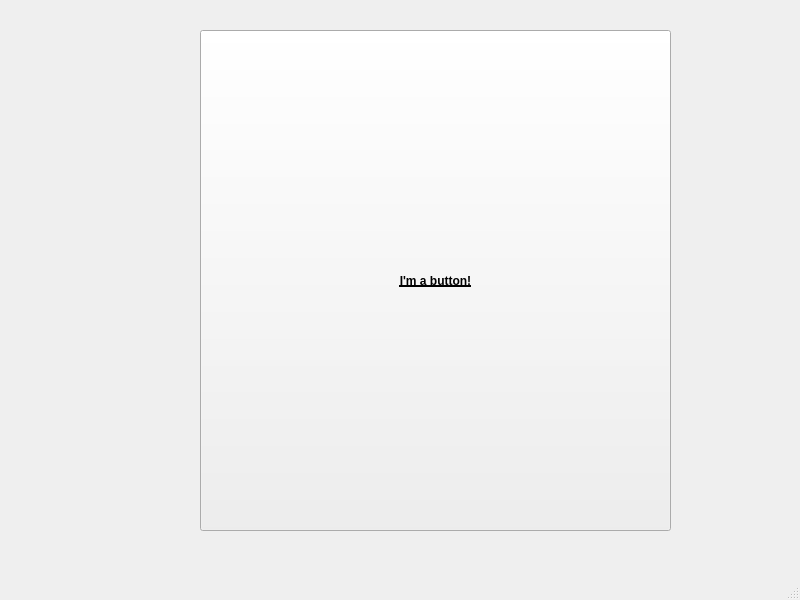
<?xml version="1.0" encoding="UTF-8"?>
<ui version="4.0">
 <class>MainWindow</class>
 <widget class="QMainWindow" name="MainWindow">
  <property name="geometry">
   <rect>
    <x>0</x>
    <y>0</y>
    <width>800</width>
    <height>600</height>
   </rect>
  </property>
  <property name="font">
   <font>
    <weight>75</weight>
    <bold>true</bold>
    <underline>true</underline>
   </font>
  </property>
  <property name="windowTitle">
   <string>MainWindow</string>
  </property>
  <widget class="QWidget" name="centralwidget">
   <widget class="QPushButton" name="pushButton">
    <property name="geometry">
     <rect>
      <x>200</x>
      <y>30</y>
      <width>471</width>
      <height>501</height>
     </rect>
    </property>
    <property name="text">
     <string>I'm a button!</string>
    </property>
   </widget>
  </widget>
  <widget class="QMenuBar" name="menubar">
   <property name="geometry">
    <rect>
     <x>0</x>
     <y>0</y>
     <width>800</width>
     <height>26</height>
    </rect>
   </property>
  </widget>
  <widget class="QStatusBar" name="statusbar"/>
 </widget>
 <resources/>
 <connections/>
</ui>
